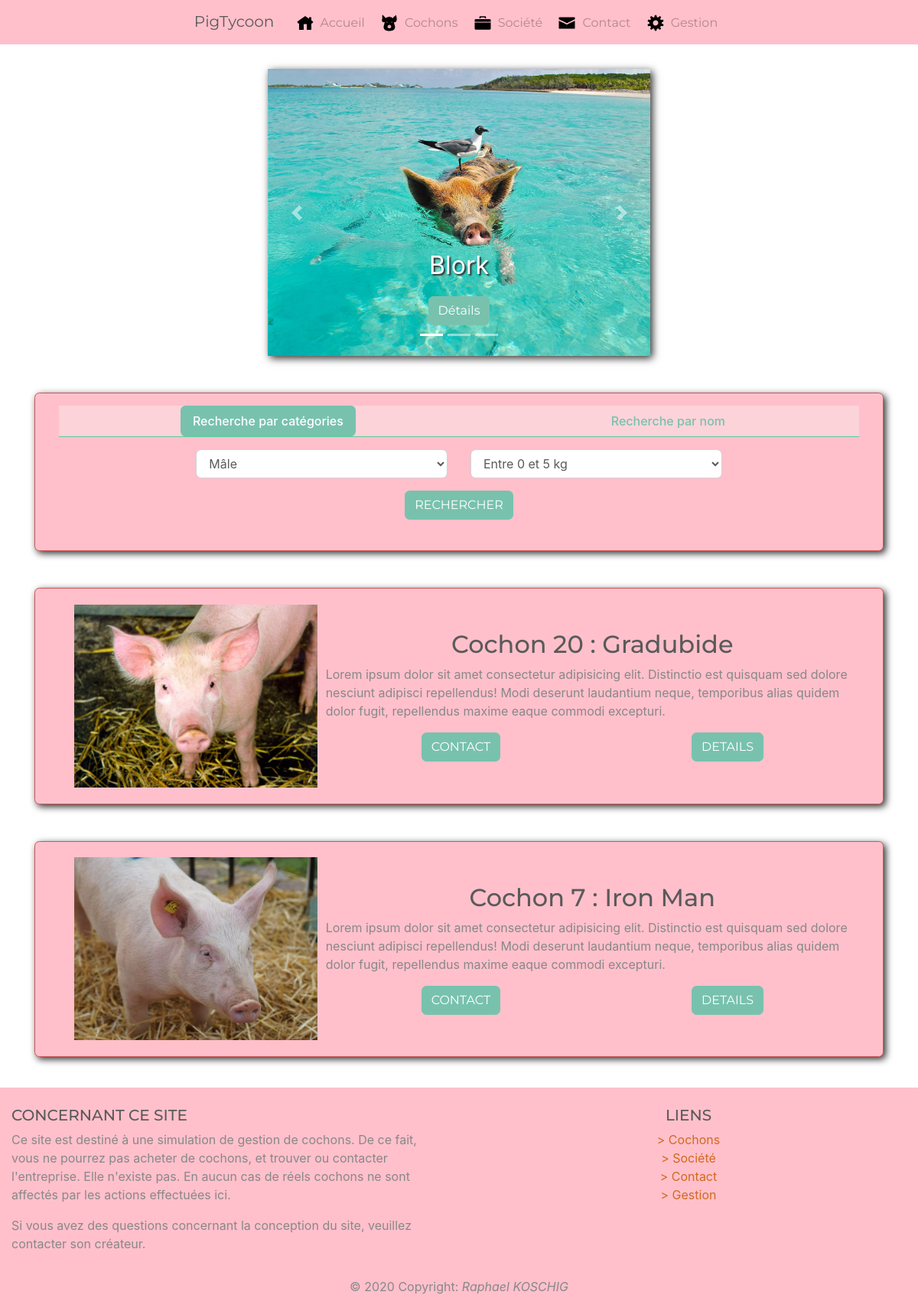
The page / on the database its author committed.
### tables this page shows
CREATE TABLE IF NOT EXISTS `photo` (
  `id_photo` int(11) NOT NULL AUTO_INCREMENT,
  `name_photo` varchar(30) NOT NULL,
  PRIMARY KEY (`id_photo`)
);

CREATE TABLE IF NOT EXISTS `pig` (
  `id_pig` int(11) NOT NULL AUTO_INCREMENT,
  `name_pig` varchar(100) NOT NULL,
  `sex_pig` tinyint(4) NOT NULL,
  `weight_pig` decimal(7,3) NOT NULL,
  `mother_pig` int(11) DEFAULT NULL,
  `father_pig` int(11) DEFAULT NULL,
  `birthdate_pig` datetime DEFAULT NULL,
  `deathdate_pig` datetime DEFAULT NULL,
  `state_pig` tinyint(4) NOT NULL DEFAULT '1',
  `thumbnail_pig` int(11) NOT NULL,
  `updated_at_pig` datetime DEFAULT NULL,
  PRIMARY KEY (`id_pig`),
  KEY `fk_pig_thumbnail` (`thumbnail_pig`)
);

### controllers/frontoffice.php (called while the page is built, shortened)
<?php
require_once('models/Manager.php');
require_once('models/PigManager.php');
function home()
{
    $pigManager = new PigManager;
    $lastPigs = $pigManager->get3LastPig();
    $limitIdPigs = $pigManager->getMinAndMaxIdPig();
    do {
        $randomId1 = random_int($limitIdPigs['min_id_pig'], $limitIdPigs['max_id_pig']);
        $randomPig1 = $pigManager->getPig($randomId1);
    } while ($randomPig1 == null);
    do {
        $randomId2 = random_int($limitIdPigs['min_id_pig'], $limitIdPigs['max_id_pig']);
        $randomPig2 = $pigManager->getPig($randomId2);
    } while ($randomId1 == $randomId2 || $randomPig2 == null);
    require('views/frontoffice/home.php');
}

### models/Manager.php (called while the page is built)
<?php
class Manager
{
    protected function dbConnect()
    {
        $db = new PDO('mysql:host=localhost;dbname=pigtycoon;charset=utf8', 'root', '');
        return $db;
    }
}

### models/PigManager.php (called while the page is built, shortened)
<?php
class PigManager extends Manager
{
    private $db;
    public function __construct()
    {
        $this->db = $this->dbConnect();
    }
    function getPig($pigId)
    {
        $req = $this->db->prepare('SELECT
                             pig1.id_pig, pig1.name_pig, pig1.sex_pig, type_sex,
                             pig1.weight_pig, pig1.mother_pig, pig1.father_pig,
                             pig1.birthdate_pig AS raw_birthdate_pig,
                             pig1.deathdate_pig AS raw_deathdate_pig,
                             name_photo,
                             pig2.name_pig AS mother_name,
                             pig3.name_pig AS father_name,
                             DATE_FORMAT(pig1.deathdate_pig, \'%d/%m/%Y\') AS deathdate_pig,
                             DATE_FORMAT(pig1.birthdate_pig, \'%d/%m/%Y à %Hh%imin\') AS birthdate_pig,
                             (DATEDIFF(pig1.deathdate_pig, NOW())) AS deathtime_pig
                             FROM pig AS pig1
                             LEFT OUTER JOIN pig AS pig2
                             ON pig2.id_pig = pig1.mother_pig
                             LEFT OUTER JOIN pig AS pig3
                             ON pig3.id_pig = pig1.father_pig
                             LEFT JOIN photo
                             ON photo.id_photo = pig1.thumbnail_pig
                             LEFT JOIN sex
                             ON pig1.sex_pig = sex.id_sex
                             WHERE pig1.id_pig = :pigId
                             AND pig1.state_pig = 1;');
        $req->bindParam(':pigId', $pigId);
        $req->execute();
        $pig = $req->fetch();
        return $pig;
    }
    public function get3LastPig()
    {
        $req = ("SELECT
                id_pig, name_pig, weight_pig, state_pig, name_photo, type_sex
                FROM pig
                LEFT JOIN photo
                ON photo.id_photo = pig.thumbnail_pig
                LEFT JOIN sex
                ON sex.id_sex = pig.sex_pig
                WHERE state_pig = 1
                ORDER BY id_pig DESC LIMIT 3;");
        $response = $this->db->query($req);
        $lastPigs = $response->fetchAll(PDO::FETCH_ASSOC);
        return $lastPigs;
    }
    public function getMinAndMaxIdPig()
    {
        $req = $this->db->query("SELECT MIN(id_pig) AS min_id_pig,
                MAX(id_pig) AS max_id_pig
                FROM pig
                WHERE state_pig = 1;");
        $response = $req->fetch(PDO::FETCH_ASSOC);
        return $response;
    }
}

### views/frontoffice/home.php (the view, shortened to what this page needs)
<div class="container container-home">
    <div class="row justify-content-center">
        <div id="carouselExampleCaptions" class="carousel slide" data-ride="carousel">
            <ol class="carousel-indicators">
                <li data-target="#carouselExampleCaptions" data-slide-to="0" class="active"></li>
                <li data-target="#carouselExampleCaptions" data-slide-to="1"></li>
                <li data-target="#carouselExampleCaptions" data-slide-to="2"></li>
            </ol>
            <div class="carousel-inner">
                <div class="carousel-item active">
                    <img src="./public/images/photos/<?= $lastPigs[0]['name_photo'] ?>" class="d-block img-fluid" alt="...">
                    <div class="carousel-caption d-none d-md-block">
                        <p><?= htmlspecialchars($lastPigs[0]['name_pig']) ?></p>
                        <a href=<?php echo("index.php?action=pig&id=".$lastPigs[0]['id_pig']) ?> ><button type="button" class="btn btn-primary">Détails</button></a>
                    </div>
                </div>
            </div>
            <a class="carousel-control-prev" href="#carouselExampleCaptions" role="button" data-slide="prev">
                <span class="carousel-control-prev-icon" aria-hidden="true"></span>
            </a>
            <a class="carousel-control-next" href="#carouselExampleCaptions" role="button" data-slide="next">
                <span class="carousel-control-next-icon" aria-hidden="true"></span>
            </a>
        </div>
    </div>
    <?php require('views/components/home/searchengine.php'); ?>
    <?php require('views/components/home/newpigs.php'); ?>
</div>
<?php require('template.php'); ?>

### views/components/home/newpigs.php
<div class="container newpig bg-primary">
    <div class="row">
        <div class="col-4 align-self-center">
            <img src="./public/images/photos/<?= $randomPig1['name_photo'] ?>" alt="" width="400px" class="img-fluid">
        </div>
        <div class="col-8 align-self-center">
            <div class="row justify-content-center">
                <h2> Cochon <?= $randomPig1['id_pig'] ?> : <?= $randomPig1['name_pig'] ?> </h2>
                <p> Lorem ipsum dolor sit amet consectetur adipisicing elit. Distinctio est quisquam sed dolore nesciunt adipisci repellendus!
                    Modi deserunt laudantium neque, temporibus alias quidem dolor fugit, repellendus maxime eaque commodi excepturi.</p>
            </div>
            <div class="row justify-content-around">
                <a href="index.php?action=contact"><button type="button" class="btn btn-primary">CONTACT</button></a>
                <a href="<?php echo ("index.php?action=pig&id=" . $randomPig1['id_pig']) ?>"><button type="button" class="btn btn-primary">DETAILS</button></a>
            </div>
        </div>
    </div>
</div>
<div class="container newpig bg-primary">
    <div class="row">
        <div class="col-4 align-self-center">
            <img src="./public/images/photos/<?= $randomPig2['name_photo'] ?>" alt="" width="400px" class="img-fluid">
        </div>
        <div class="col-8 align-self-center">
            <div class="row justify-content-center">
                <h2> Cochon <?= $randomPig2['id_pig'] ?> : <?= $randomPig2['name_pig'] ?> </h2>
                <p> Lorem ipsum dolor sit amet consectetur adipisicing elit. Distinctio est quisquam sed dolore nesciunt adipisci repellendus!
                    Modi deserunt laudantium neque, temporibus alias quidem dolor fugit, repellendus maxime eaque commodi excepturi.</p>
            </div>
            <div class="row justify-content-around">
                <a href="index.php?action=contact"><button type="button" class="btn btn-primary">CONTACT</button></a>
                <a href="<?php echo ("index.php?action=pig&id=" . $randomPig2['id_pig']) ?>"><button type="button" class="btn btn-primary">DETAILS</button></a>
            </div>
        </div>
    </div>
</div>

### public/css/style.css (style rules this page uses)
.bg-primary { background-color: pink !important; }
html, body { height: 100%; margin: 0; }
body { height: 100%; margin-bottom: 0; background-image: url("../images/others/bg4.jpg") !important; background-size: cover; background-attachment: fixed; }
.container-home { padding-top: 2rem; }
.carousel { box-shadow: 3px 3px 10px rgb(44, 44, 44); }
.carousel-inner { width: 500px !important; }
.carousel p { font-size: 2rem; text-shadow: 2px 2px 2px rgb(44, 44, 44); }
.newpig { border: 0.1rem solid rgb(204, 86, 86); border-radius: 0.4rem; margin-top: 3rem; box-shadow: 3px 3px 10px rgb(44, 44, 44); margin-bottom: 2.5rem; }
.newpig > * { margin: 1rem; }
.newpig img { margin: 0.3rem; }

### rows shown on the page
photo: name_photo (picture)
pig: name_pig "Blork"
pig: thumbnail_pig.name_photo (picture), id_pig "20", name_pig "Gradubide"
pig: thumbnail_pig.name_photo (picture), id_pig "7", name_pig "Iron Man"
